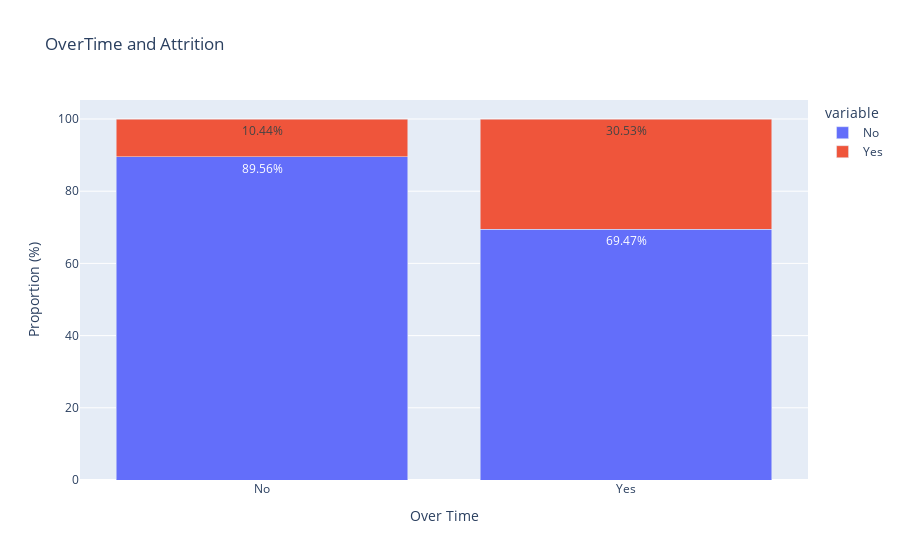

The notebook cell saved with this chart:
### Markdown cell above
## <font color=#2865c8> <b>What is the impact of overtime on attrition rates? </b><font color='black'>

### Code cell
# Prepare Overtime and Attrition data
overtime_attrition = pd.crosstab(df['OverTime'], df['Attrition'], normalize='index').reset_index()

# Rename the columns
overtime_attrition.columns = ['OverTime', 'No', 'Yes']

# Calculate the percentage format
overtime_attrition['No'] = overtime_attrition['No'] * 100
overtime_attrition['Yes'] = overtime_attrition['Yes'] * 100

# Create an interactive bar chart using Plotly
fig = px.bar(overtime_attrition, 
             x='OverTime', 
             y=['No', 'Yes'], 
             barmode='stack', 
             labels={'value': 'Proportion (%)', 'OverTime': 'Over Time'},
             title='OverTime and Attrition')

# Set the content of the tooltip
fig.update_traces(hovertemplate='Over Time: %{x}<br>Proportion: %{y:.2f}%<extra></extra>', texttemplate='%{y:.2f}%', textposition='inside')

# Customize the chart layout
fig.update_layout(xaxis_title='Over Time', yaxis_title='Proportion (%)', title='OverTime and Attrition')
fig.show()

### Figure 1 — Plotly figure (JSON) as saved in the notebook; plotly's stock layout.template omitted (floating-point values rounded to 4 significant figures)
{"data": [{"alignmentgroup": "True", "hovertemplate": "Over Time: %{x}<br>Proportion: %{y:.2f}%<extra></extra>", "legendgroup": "No", "marker": {"color": "#636efa", "pattern": {"shape": ""}}, "name": "No", "offsetgroup": "No", "orientation": "v", "showlegend": true, "textposition": "inside", "texttemplate": "%{y:.2f}%", "type": "bar", "x": ["No", "Yes"], "xaxis": "x", "y": [89.56, 69.47], "yaxis": "y"}, {"alignmentgroup": "True", "hovertemplate": "Over Time: %{x}<br>Proportion: %{y:.2f}%<extra></extra>", "legendgroup": "Yes", "marker": {"color": "#EF553B", "pattern": {"shape": ""}}, "name": "Yes", "offsetgroup": "Yes", "orientation": "v", "showlegend": true, "textposition": "inside", "texttemplate": "%{y:.2f}%", "type": "bar", "x": ["No", "Yes"], "xaxis": "x", "y": [10.44, 30.53], "yaxis": "y"}], "layout": {"barmode": "stack", "legend": {"title": {"text": "variable"}, "tracegroupgap": 0}, "title": {"text": "OverTime and Attrition"}, "xaxis": {"anchor": "y", "domain": [0, 1], "title": {"text": "Over Time"}}, "yaxis": {"anchor": "x", "domain": [0, 1], "title": {"text": "Proportion (%)"}}}}
